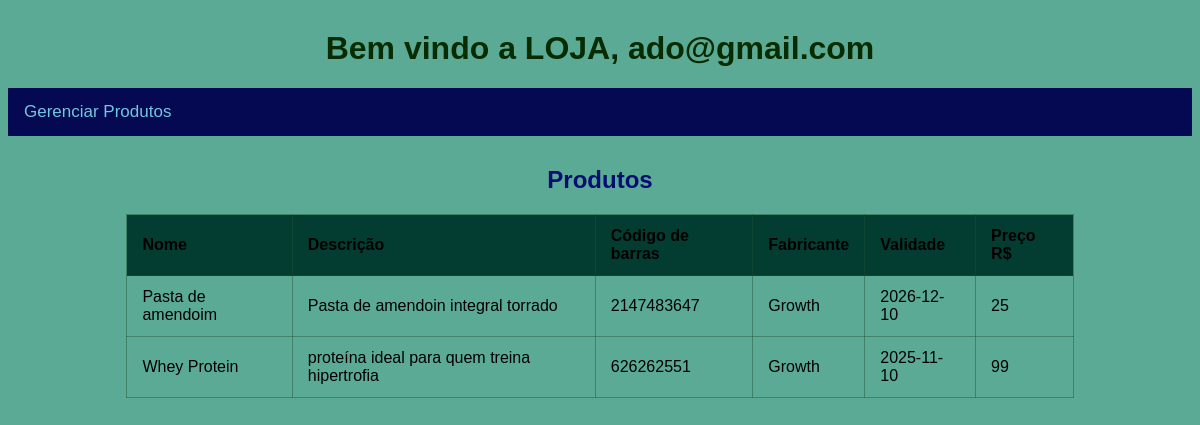
/index.php (signed in), run on the app's committed database.
### tables this page shows
CREATE TABLE `cadas_produto` (
  `id` int(11) NOT NULL,
  `nome_p` varchar(200) DEFAULT NULL,
  `descricao` varchar(500) NOT NULL,
  `codigo` int(11) NOT NULL,
  `fabricante` varchar(200) NOT NULL,
  `validade` date NOT NULL,
  `preco` int(11) DEFAULT NULL
);

### index.php (the view, shortened to what this page needs)
<?php
    $logado = $_SESSION['email'];
?>
<!DOCTYPE html>
<html lang="pt-br">
<head>
    <link rel="stylesheet" type="text/css" href="css/style.css">
</head>
<body>
    <h1> Bem vindo a LOJA, <?php echo $logado;  ?></h1>
</head>
<body>
	<div class="navbar">
		<a href="gerenciamento/consul_produto.php">Gerenciar Produtos</a>
	</div>
	<!DOCTYPE html>
<html lang="pt-br">
<head>
</head>
<body>
<h2>Produtos</h2>
    <div>
        <table class="table">
            <thead>
                    <tr>
                    <th scope="col">Nome</th>
                    <th scope="col">Descrição</th>
                    <th scope="col">Código de barras</th>
                    <th scope="col">Fabricante</th>
                    <th scope="col">Validade</th>
                    <th scope="col">Preço R$</th>
                </tr>
            </thead>
<?php
    include ("conexao/conexao.php");
    $sql = "SELECT * FROM cadas_produto ORDER BY id DESC ";
    $result = $conn->query($sql);
    while ($user_data = mysqli_fetch_assoc($result)){
        echo "<tr>";
        echo "<td>".$user_data['nome_p']."</td>";
        echo "<td>".$user_data['descricao']."</td>";
        echo "<td>".$user_data['codigo']."</td>";
        echo "<td>".$user_data['fabricante']."</td>";
        echo "<td>".$user_data['validade']."</td>";
        echo "<td>".$user_data['preco']."</td>";
	}
?>
</body>
</html>

### css/style.css (style rules this page uses)
body { font-family: Arial, sans-serif; background-color: #5baa96; }
h1 { text-align: center; margin-top: 30px; color: #082c01; }
h2 { text-align: center; margin-top: 30px; color: #020d72; }
.navbar { background-color: #040952; color: #2b2121; overflow: hidden; }
.navbar a { float: left; color: #73c6df; text-align: center; padding: 14px 16px; text-decoration: none; font-size: 17px; }
.table { margin: 20px auto; border-collapse: collapse; width: 80%; }
.table th, .table td { padding: 12px 15px; text-align: left; border: 1px solid hsla(138, 42%, 22%, 0.445); }
.table th { background-color: #033d31; color: #000000; }

### data on the page
cadas_produto: nome_p "Pasta de amendoim", descricao "Pasta de amendoin integral torrado", codigo "2147483647", fabricante "Growth", validade "2026-12-10", preco "25"
cadas_produto: nome_p "Whey Protein", descricao "proteína ideal para quem treina hipertrofia", codigo "626262551", fabricante "Growth", validade "2025-11-10", preco "99"

### other printed values
$logado "ado@gmail.com"
